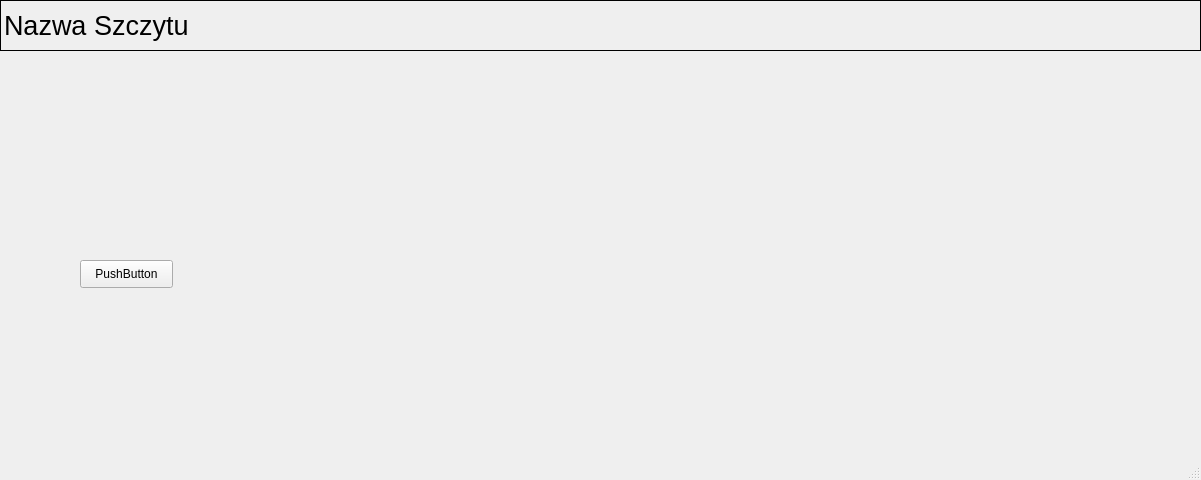
<?xml version="1.0" encoding="UTF-8"?>
<ui version="4.0">
 <class>szczyt</class>
 <widget class="QMainWindow" name="szczyt">
  <property name="geometry">
   <rect>
    <x>0</x>
    <y>0</y>
    <width>1201</width>
    <height>480</height>
   </rect>
  </property>
  <property name="windowTitle">
   <string>SkiSky</string>
  </property>
  <widget class="QWidget" name="centralwidget">
   <widget class="QLabel" name="blank_bar">
    <property name="geometry">
     <rect>
      <x>0</x>
      <y>0</y>
      <width>1201</width>
      <height>51</height>
     </rect>
    </property>
    <property name="frameShape">
     <enum>QFrame::Box</enum>
    </property>
    <property name="text">
     <string/>
    </property>
   </widget>
   <widget class="QLabel" name="labelX">
    <property name="geometry">
     <rect>
      <x>4</x>
      <y>-5</y>
      <width>321</width>
      <height>61</height>
     </rect>
    </property>
    <property name="font">
     <font>
      <pointsize>20</pointsize>
     </font>
    </property>
    <property name="text">
     <string>Nazwa Szczytu</string>
    </property>
   </widget>
   <widget class="QPushButton" name="pushButton">
    <property name="geometry">
     <rect>
      <x>80</x>
      <y>260</y>
      <width>93</width>
      <height>28</height>
     </rect>
    </property>
    <property name="text">
     <string>PushButton</string>
    </property>
   </widget>
  </widget>
  <widget class="QStatusBar" name="statusbar"/>
 </widget>
 <resources/>
 <connections/>
</ui>
